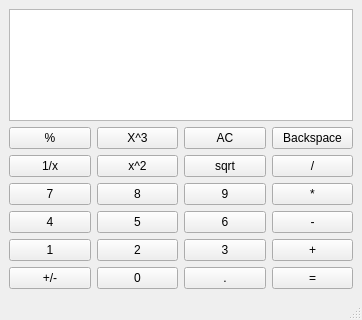
<?xml version="1.0" encoding="UTF-8"?>
<ui version="4.0">
 <class>MainWindow</class>
 <widget class="QMainWindow" name="MainWindow">
  <property name="geometry">
   <rect>
    <x>0</x>
    <y>0</y>
    <width>362</width>
    <height>320</height>
   </rect>
  </property>
  <property name="windowTitle">
   <string>MainWindow</string>
  </property>
  <widget class="QWidget" name="centralwidget">
   <layout class="QGridLayout" name="gridLayout_2">
    <item row="0" column="0">
     <layout class="QGridLayout" name="gridLayout">
      <item row="0" column="0">
       <widget class="QTextEdit" name="textEdit"/>
      </item>
      <item row="1" column="0">
       <layout class="QVBoxLayout" name="verticalLayout">
        <item>
         <layout class="QHBoxLayout" name="horizontalLayout_6">
          <item>
           <widget class="QPushButton" name="pushButton_21">
            <property name="text">
             <string>%</string>
            </property>
           </widget>
          </item>
          <item>
           <widget class="QPushButton" name="pushButton_22">
            <property name="text">
             <string>X^3</string>
            </property>
           </widget>
          </item>
          <item>
           <widget class="QPushButton" name="pushButton_23">
            <property name="text">
             <string>AC</string>
            </property>
           </widget>
          </item>
          <item>
           <widget class="QPushButton" name="pushButton_24">
            <property name="text">
             <string>Backspace</string>
            </property>
           </widget>
          </item>
         </layout>
        </item>
        <item>
         <layout class="QHBoxLayout" name="horizontalLayout_3">
          <item>
           <widget class="QPushButton" name="pushButton_9">
            <property name="text">
             <string>1/x</string>
            </property>
           </widget>
          </item>
          <item>
           <widget class="QPushButton" name="pushButton_10">
            <property name="text">
             <string>x^2</string>
            </property>
           </widget>
          </item>
          <item>
           <widget class="QPushButton" name="pushButton_11">
            <property name="text">
             <string>sqrt</string>
            </property>
           </widget>
          </item>
          <item>
           <widget class="QPushButton" name="pushButton_12">
            <property name="text">
             <string>/</string>
            </property>
           </widget>
          </item>
         </layout>
        </item>
        <item>
         <layout class="QHBoxLayout" name="horizontalLayout_4">
          <item>
           <widget class="QPushButton" name="pushButton_13">
            <property name="text">
             <string>7</string>
            </property>
           </widget>
          </item>
          <item>
           <widget class="QPushButton" name="pushButton_14">
            <property name="text">
             <string>8</string>
            </property>
           </widget>
          </item>
          <item>
           <widget class="QPushButton" name="pushButton_15">
            <property name="text">
             <string>9</string>
            </property>
           </widget>
          </item>
          <item>
           <widget class="QPushButton" name="pushButton_16">
            <property name="text">
             <string>*</string>
            </property>
           </widget>
          </item>
         </layout>
        </item>
        <item>
         <layout class="QHBoxLayout" name="horizontalLayout_2">
          <item>
           <widget class="QPushButton" name="pushButton_5">
            <property name="text">
             <string>4</string>
            </property>
           </widget>
          </item>
          <item>
           <widget class="QPushButton" name="pushButton_6">
            <property name="text">
             <string>5</string>
            </property>
           </widget>
          </item>
          <item>
           <widget class="QPushButton" name="pushButton_7">
            <property name="text">
             <string>6</string>
            </property>
           </widget>
          </item>
          <item>
           <widget class="QPushButton" name="pushButton_8">
            <property name="text">
             <string>-</string>
            </property>
           </widget>
          </item>
         </layout>
        </item>
        <item>
         <layout class="QHBoxLayout" name="horizontalLayout">
          <item>
           <widget class="QPushButton" name="pushButton">
            <property name="text">
             <string>1</string>
            </property>
           </widget>
          </item>
          <item>
           <widget class="QPushButton" name="pushButton_2">
            <property name="text">
             <string>2</string>
            </property>
           </widget>
          </item>
          <item>
           <widget class="QPushButton" name="pushButton_3">
            <property name="text">
             <string>3</string>
            </property>
           </widget>
          </item>
          <item>
           <widget class="QPushButton" name="pushButton_4">
            <property name="text">
             <string>+</string>
            </property>
           </widget>
          </item>
         </layout>
        </item>
        <item>
         <layout class="QHBoxLayout" name="horizontalLayout_5">
          <item>
           <widget class="QPushButton" name="pushButton_17">
            <property name="text">
             <string>+/-</string>
            </property>
           </widget>
          </item>
          <item>
           <widget class="QPushButton" name="pushButton_18">
            <property name="text">
             <string>0</string>
            </property>
           </widget>
          </item>
          <item>
           <widget class="QPushButton" name="pushButton_19">
            <property name="text">
             <string>.</string>
            </property>
           </widget>
          </item>
          <item>
           <widget class="QPushButton" name="pushButton_20">
            <property name="text">
             <string>=</string>
            </property>
           </widget>
          </item>
         </layout>
        </item>
       </layout>
      </item>
     </layout>
    </item>
   </layout>
  </widget>
  <widget class="QStatusBar" name="statusbar"/>
 </widget>
 <resources/>
 <connections/>
</ui>
